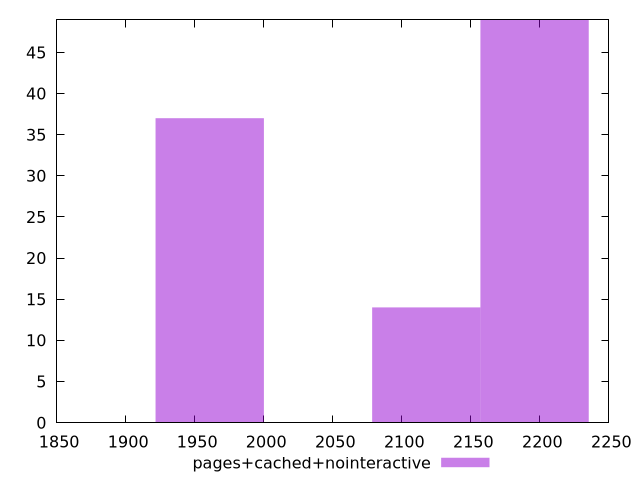

Recreate this plot in gnuplot.
$_pagesCachedNointeractive <<EOF
1960.889922137643 37
2196.1967127941602 49
2117.7611159086546 14
EOF
set key outside below
set terminal pngcairo
set output "report_00006_2020-11-02T20-21-41.718Z/first-cpu-idle/pages+cached+nointeractive//raw_hist.png"
set yrange [0:49]
set boxwidth 78.43559688550572
set style fill transparent solid 0.5 noborder
plot $_pagesCachedNointeractive title "pages+cached+nointeractive" with boxes ,
